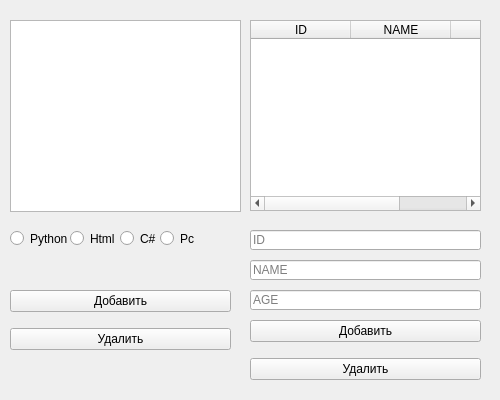
<?xml version="1.0" encoding="UTF-8"?>
<ui version="4.0">
 <class>MainWindow</class>
 <widget class="QMainWindow" name="MainWindow">
  <property name="geometry">
   <rect>
    <x>0</x>
    <y>0</y>
    <width>500</width>
    <height>400</height>
   </rect>
  </property>
  <property name="minimumSize">
   <size>
    <width>500</width>
    <height>400</height>
   </size>
  </property>
  <property name="maximumSize">
   <size>
    <width>500</width>
    <height>400</height>
   </size>
  </property>
  <property name="windowTitle">
   <string>MainWindow</string>
  </property>
  <widget class="QWidget" name="centralwidget">
   <widget class="QRadioButton" name="radioButton">
    <property name="geometry">
     <rect>
      <x>10</x>
      <y>230</y>
      <width>82</width>
      <height>17</height>
     </rect>
    </property>
    <property name="text">
     <string>Python</string>
    </property>
   </widget>
   <widget class="QRadioButton" name="radioButton_2">
    <property name="geometry">
     <rect>
      <x>70</x>
      <y>230</y>
      <width>82</width>
      <height>17</height>
     </rect>
    </property>
    <property name="text">
     <string>Html</string>
    </property>
   </widget>
   <widget class="QRadioButton" name="radioButton_3">
    <property name="geometry">
     <rect>
      <x>120</x>
      <y>230</y>
      <width>82</width>
      <height>17</height>
     </rect>
    </property>
    <property name="text">
     <string>C#</string>
    </property>
   </widget>
   <widget class="QRadioButton" name="radioButton_4">
    <property name="geometry">
     <rect>
      <x>160</x>
      <y>230</y>
      <width>82</width>
      <height>17</height>
     </rect>
    </property>
    <property name="text">
     <string>Pc</string>
    </property>
   </widget>
   <widget class="QWidget" name="verticalLayoutWidget">
    <property name="geometry">
     <rect>
      <x>10</x>
      <y>280</y>
      <width>221</width>
      <height>80</height>
     </rect>
    </property>
    <layout class="QVBoxLayout" name="verticalLayout">
     <item>
      <widget class="QPushButton" name="pushButton">
       <property name="text">
        <string>Добавить</string>
       </property>
      </widget>
     </item>
     <item>
      <widget class="QPushButton" name="pushButton_2">
       <property name="text">
        <string>Удалить</string>
       </property>
      </widget>
     </item>
    </layout>
   </widget>
   <widget class="QTableWidget" name="tableWidget">
    <property name="geometry">
     <rect>
      <x>250</x>
      <y>20</y>
      <width>231</width>
      <height>191</height>
     </rect>
    </property>
    <column>
     <property name="text">
      <string>ID</string>
     </property>
    </column>
    <column>
     <property name="text">
      <string>NAME</string>
     </property>
    </column>
    <column>
     <property name="text">
      <string>AGE</string>
     </property>
    </column>
   </widget>
   <widget class="QLineEdit" name="lineEdit">
    <property name="geometry">
     <rect>
      <x>250</x>
      <y>230</y>
      <width>231</width>
      <height>20</height>
     </rect>
    </property>
    <property name="placeholderText">
     <string>ID</string>
    </property>
   </widget>
   <widget class="QLineEdit" name="lineEdit_2">
    <property name="geometry">
     <rect>
      <x>250</x>
      <y>260</y>
      <width>231</width>
      <height>20</height>
     </rect>
    </property>
    <property name="placeholderText">
     <string>NAME</string>
    </property>
   </widget>
   <widget class="QLineEdit" name="lineEdit_3">
    <property name="geometry">
     <rect>
      <x>250</x>
      <y>290</y>
      <width>231</width>
      <height>20</height>
     </rect>
    </property>
    <property name="placeholderText">
     <string>AGE</string>
    </property>
   </widget>
   <widget class="QWidget" name="verticalLayoutWidget_2">
    <property name="geometry">
     <rect>
      <x>250</x>
      <y>310</y>
      <width>231</width>
      <height>80</height>
     </rect>
    </property>
    <layout class="QVBoxLayout" name="verticalLayout_2">
     <item>
      <widget class="QPushButton" name="pushButton_3">
       <property name="text">
        <string>Добавить</string>
       </property>
      </widget>
     </item>
     <item>
      <widget class="QPushButton" name="pushButton_4">
       <property name="text">
        <string>Удалить</string>
       </property>
      </widget>
     </item>
    </layout>
   </widget>
   <widget class="QListWidget" name="listWidget">
    <property name="geometry">
     <rect>
      <x>10</x>
      <y>20</y>
      <width>231</width>
      <height>192</height>
     </rect>
    </property>
   </widget>
  </widget>
 </widget>
 <resources/>
 <connections/>
</ui>
